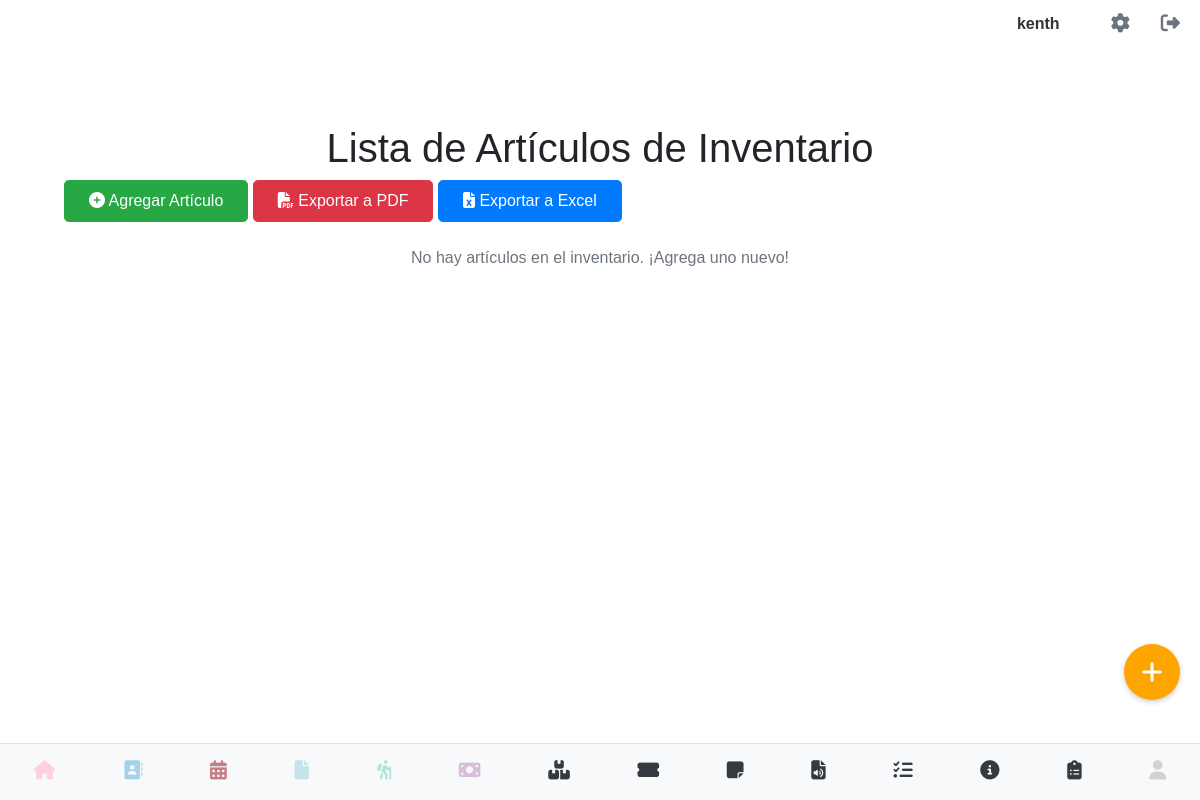
The app's page /ver_inventario (signed in), older data.
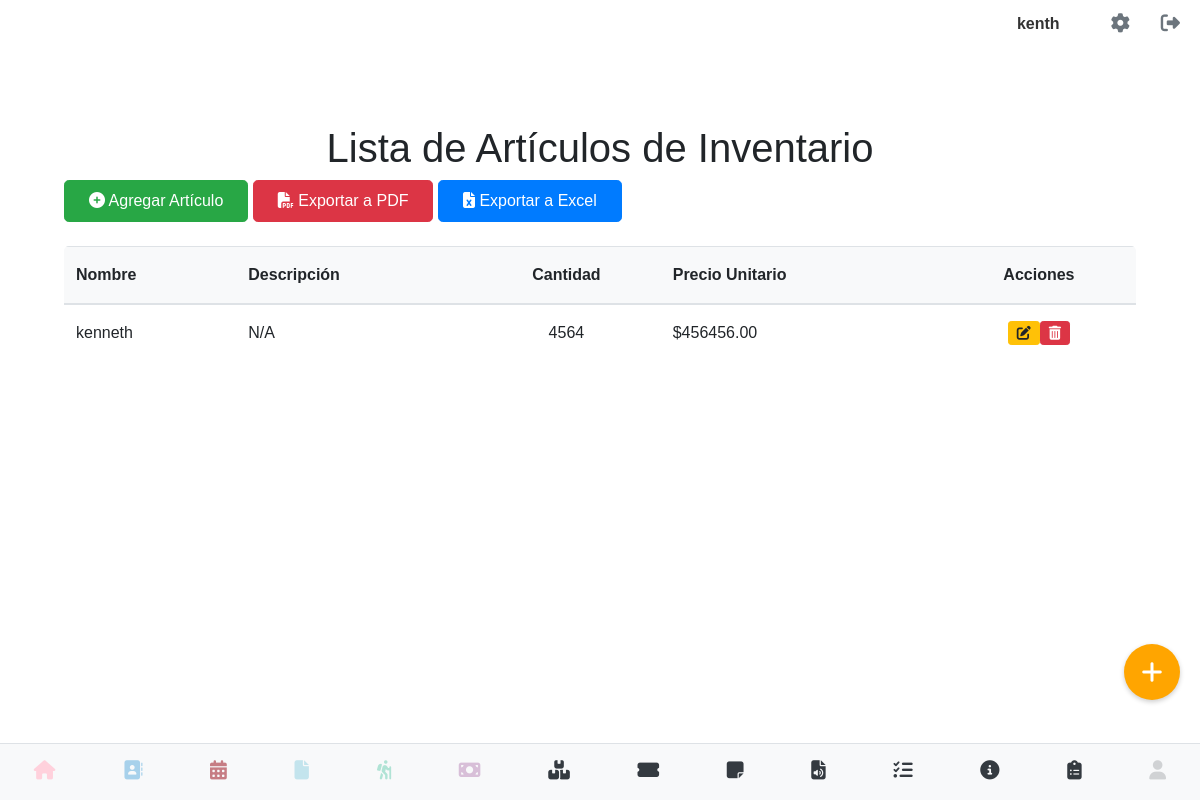
The same page, newer data.
### models.py (models this page shows, shortened)
class ArticuloInventario(db.Model):
    __tablename__ = 'articulos_inventario'
    id = db.Column(db.Integer, primary_key=True)
    nombre = db.Column(db.String(255), nullable=False)
    descripcion = db.Column(db.Text, nullable=True)
    cantidad = db.Column(db.Integer, nullable=False, default=0)
    precio_unitario = db.Column(db.Numeric(10, 2), nullable=False)
    fecha_registro = db.Column(db.DateTime, default=datetime.utcnow)
    usuario_id = db.Column(db.Integer, db.ForeignKey('users.id'), nullable=False)
    usuario = db.relationship('User', backref=db.backref('articulos_inventario', lazy=True))

### inventario.py (the view)
@inventario_bp.route('/ver_inventario')
@login_required
def ver_inventario():
    articulos = ArticuloInventario.query.filter_by(usuario_id=current_user.id).all()
    return render_template('ver_inventario.html', articulos=articulos)

### app.py (called while the page is built)
@login_manager.user_loader
def load_user(user_id):
    return User.query.get(int(user_id))

### models.py (called while the page is built)
    @property
    def is_authenticated(self):
        return True

### templates/ver_inventario.html (shortened to what this page needs)
{% extends 'base.html' %}
{% block content %}
<div class="container mx-auto p-4">
    <h1 class="text-3xl font-bold mb-6 text-gray-800 text-center">Lista de Artículos de Inventario</h1>
    <div class="flex flex-wrap justify-center md:justify-start gap-4 mb-6">
        <a href="{{ url_for('inventario_bp.agregar_inventario') }}"
           class="btn btn-success font-bold py-2 px-4 rounded-lg shadow-md transition duration-300 ease-in-out transform hover:scale-105 flex items-center justify-center">
            <i class="fas fa-plus-circle me-2"></i> Agregar Artículo
        </a>
        <a href="{{ url_for('inventario_bp.exportar_inventario_pdf') }}"
           class="btn btn-danger font-bold py-2 px-4 rounded-lg shadow-md transition duration-300 ease-in-out transform hover:scale-105 flex items-center justify-center">
            <i class="fas fa-file-pdf me-2"></i> Exportar a PDF
        </a>
        <a href="{{ url_for('inventario_bp.exportar_inventario_excel') }}"
           class="btn btn-primary font-bold py-2 px-4 rounded-lg shadow-md transition duration-300 ease-in-out transform hover:scale-105 flex items-center justify-center">
            <i class="fas fa-file-excel me-2"></i> Exportar a Excel
        </a>
    </div>
<br>
    {% if articulos %}
        <div class="table-responsive bg-white rounded-lg shadow-xl">
            <table class="table table-hover align-middle mb-0">
                <thead class="bg-light">
                    <tr>
                        <th scope="col" class="py-3 px-6 text-left">Nombre</th>
                        <th scope="col" class="py-3 px-6 text-left">Descripción</th>
                        <th scope="col" class="py-3 px-6 text-center">Cantidad</th>
                        <th scope="col" class="py-3 px-6 text-end">Precio Unitario</th>
                        <th scope="col" class="py-3 px-6 text-center">Acciones</th>
                    </tr>
                </thead>
                <tbody>
                    {% for articulo in articulos %}
                    <tr>
                        <td class="py-3 px-6 text-left text-nowrap">{{ articulo.nombre }}</td>
                        <td class="py-3 px-6 text-left">{{ articulo.descripcion if articulo.descripcion else 'N/A' }}</td>
                        <td class="py-3 px-6 text-center">{{ articulo.cantidad }}</td>
                        <td class="py-3 px-6 text-end">${{ "%.2f" | format(articulo.precio_unitario | float) }}</td>
                        <td class="py-3 px-6 text-center">
                            <div class="d-flex justify-content-center gap-2">
                                <a href="{{ url_for('inventario_bp.editar_inventario', id=articulo.id) }}"
                                   class="btn btn-sm btn-warning d-flex align-items-center justify-content-center"
                                   title="Editar">
                                    <i class="fas fa-edit"></i>
                                </a>
                                <button onclick="confirmDelete('{{ url_for('inventario_bp.borrar_inventario', id=articulo.id) }}')"
                                        class="btn btn-sm btn-danger d-flex align-items-center justify-content-center"
                                        title="Borrar">
                                    <i class="fas fa-trash-alt"></i>
                                </button>
                            </div>
                        </td>
                    </tr>
                    {% endfor %}
                </tbody>
            </table>
        </div>
    {% else %}
        <p class="text-center text-secondary text-lg">No hay artículos en el inventario. ¡Agrega uno nuevo!</p>
    {% endif %}
</div>
<a href="{{ url_for('inventario_bp.agregar_inventario') }}" class="floating-action-button" style="background-color: orange !important;">
    <i class="fas fa-plus"></i>
</a>
{% endblock %}

Row changes from the older to the newer data that the page shows:
added ArticuloInventario: nombre "kenneth", descripcion "N/A", cantidad "4564", precio_unitario "456456.00"
Text that changed along with them:
text no longer shown: "No hay artículos en el inventario. ¡Agrega uno nuevo!"
text now shown: "Nombre Descripción Cantidad Precio Unitario Acciones"
